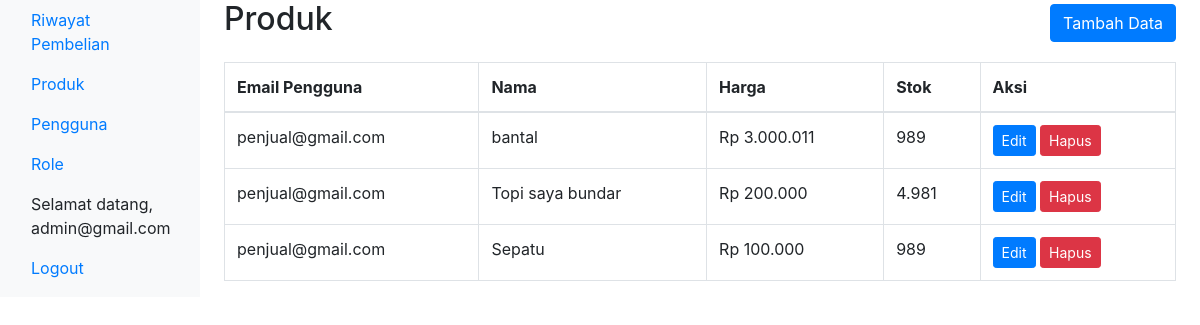
The app's page /admin/produk.php (signed in) with its own data.
### tables this page shows
CREATE TABLE `produk` (
  `produk_id` int(11) NOT NULL,
  `user_id` int(11) DEFAULT NULL,
  `nama` varchar(255) DEFAULT NULL,
  `harga` int(11) DEFAULT NULL,
  `stok` int(11) DEFAULT 1
);

CREATE TABLE `user` (
  `user_id` int(11) NOT NULL,
  `role_id` int(11) DEFAULT NULL,
  `nama_lengkap` varchar(100) DEFAULT NULL,
  `no_hp` varchar(20) DEFAULT NULL,
  `email` varchar(100) DEFAULT NULL,
  `password` varchar(10) DEFAULT NULL
);

### admin/produk.php (the view, shortened to what this page needs)
<!DOCTYPE html>
<html lang="en">
<head>
    <link rel="stylesheet" href="https://maxcdn.bootstrapcdn.com/bootstrap/4.0.0/css/bootstrap.min.css">
</head>
<body>
    <div class="container-fluid">
        <div class="row">
            <nav class="col-md-2 d-none d-md-block bg-light sidebar">
                <div class="sidebar-sticky">
                    <ul class="nav flex-column">
                        <li class="nav-item">
                            <a class="nav-link active" href="index.php">Riwayat Pembelian</a>
                        </li>
                        <li class="nav-item">
                            <a class="nav-link" href="produk.php">Produk</a>
                        </li>
                        <?php
                        if ($_SESSION['role_id'] == 1) {
                            echo "<li class='nav-item'>";
                            echo "<a class='nav-link' href='user.php'>Pengguna</a>";
                            echo "</li>";
                            echo "<li class='nav-item'>";
                            echo "<a class='nav-link' href='role.php'>Role</a>";
                            echo "</li>";
                        } else {
                            echo "";
                        }
                        ?>
                        <?php
                        if (isset($_SESSION['email'])) {
                            echo "<li class='nav-item'>";
                            echo "<span class='nav-link'>Selamat datang, " . $_SESSION['email'] . "</span>";
                            echo "</li>";
                            echo "<li class='nav-item'>";
                            echo "<a class='nav-link' href='../logout.php'>Logout</a>";
                            echo "</li>";
                        }
                        ?>
                    </ul>
                </div>
            </nav>
            <main role="main" class="col-md-9 ml-sm-auto col-lg-10 px-4">
                <div class="d-flex justify-content-between align-items-center">
                    <h2>Produk</h2>
                    <button type="button" class="btn btn-primary" data-toggle="modal" data-target="#tambahDataModal">
                        Tambah Data
                    </button>
                </div>
                <div class="table-responsive mt-3">
                    <table class="table table-bordered">
                        <thead>
                            <tr>
                                <th>Email Pengguna</th>
                                <th>Nama</th>
                                <th>Harga</th>
                                <th>Stok</th>
                                <th>Aksi</th>
                            </tr>
                        </thead>
                        <tbody>
                            <?php
                            include '../connect.php';
                            $query = "SELECT * FROM produk LEFT JOIN user ON produk.user_id = user.user_id";
                            $datas = $conn->query($query);
                            foreach ($datas as $data) :
                            ?>
                                <tr>
                                    <td>
                                        <?= $data['email'] ?>
                                    </td>
                                    <td>
                                        <?= $data['nama'] ?>
                                    </td>
                                    <td>
                                        Rp <?= number_format($data['harga'], 0, ',', '.') ?>
                                    </td>
                                    <td>
                                        <?= number_format($data['stok'], 0, ',', '.') ?>
                                    </td>
                                    <td>
                                        <button type="button" class="btn btn-primary btn-sm" data-toggle="modal" data-target="#editDataModal<?= $data['produk_id'] ?>">Edit</button>
                                        <button type="button" class="btn btn-danger btn-sm" data-toggle="modal" data-target="#hapusDataModal<?= $data['produk_id'] ?>">Hapus</button>
                                    </td>
                                </tr>
                            <?php endforeach ?>
                        </tbody>
                    </table>
                </div>
            </main>
        </div>
    </div>
</body>
</html>

### records on screen
produk: user.email "penjual@gmail.com", nama "bantal", harga "3.000.011", stok "989"
produk: user.email "penjual@gmail.com", nama "Topi saya bundar", harga "200.000", stok "4.981"
produk: user.email "penjual@gmail.com", nama "Sepatu", harga "100.000", stok "989"

### other values on screen
$_SESSION['email'] "admin@gmail.com"
